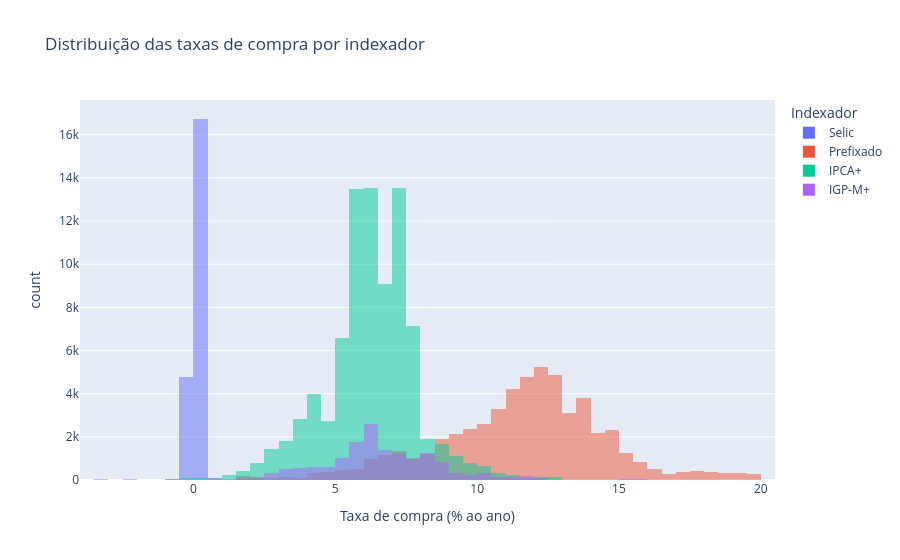

Notebook cell for this chart:
### Markdown cell above
## 9. Gráfico 1 — Histograma das taxas
O **histograma** mostra **com que frequência** cada faixa de taxa apareceu. Cada cor é um indexador.
Passe o mouse sobre as barras e clique nos nomes da legenda para esconder/mostrar grupos.

### Code cell
fig = px.histogram(
    df_venda,
    x="Taxa Compra Manha",
    color="Indexador",
    barmode="overlay",
    nbins=80,
    title="Distribuição das taxas de compra por indexador",
    labels={"Taxa Compra Manha": "Taxa de compra (% ao ano)"},
)
fig.show()

### Figure 1 — Plotly figure (JSON) as saved in the notebook; plotly's stock layout.template omitted (floating-point values rounded to 4 significant figures; data arrays with more than 128 entries replaced by an {"elided": "..."} marker saying what was removed)
{"data": [{"bingroup": "x", "hovertemplate": "Indexador=Selic<br>Taxa de compra (% ao ano)=%{x}<br>count=%{y}<extra></extra>", "legendgroup": "Selic", "marker": {"color": "#636efa", "opacity": 0.5, "pattern": {"shape": ""}}, "name": "Selic", "nbinsx": 80, "orientation": "v", "showlegend": true, "type": "histogram", "x": {"elided": "21509 float values"}, "xaxis": "x", "yaxis": "y"}, {"bingroup": "x", "hovertemplate": "Indexador=Prefixado<br>Taxa de compra (% ao ano)=%{x}<br>count=%{y}<extra></extra>", "legendgroup": "Prefixado", "marker": {"color": "#EF553B", "opacity": 0.5, "pattern": {"shape": ""}}, "name": "Prefixado", "nbinsx": 80, "orientation": "v", "showlegend": true, "type": "histogram", "x": {"elided": "55671 float values"}, "xaxis": "x", "yaxis": "y"}, {"bingroup": "x", "hovertemplate": "Indexador=IPCA+<br>Taxa de compra (% ao ano)=%{x}<br>count=%{y}<extra></extra>", "legendgroup": "IPCA+", "marker": {"color": "#00cc96", "opacity": 0.5, "pattern": {"shape": ""}}, "name": "IPCA+", "nbinsx": 80, "orientation": "v", "showlegend": true, "type": "histogram", "x": {"elided": "85022 float values"}, "xaxis": "x", "yaxis": "y"}, {"bingroup": "x", "hovertemplate": "Indexador=IGP-M+<br>Taxa de compra (% ao ano)=%{x}<br>count=%{y}<extra></extra>", "legendgroup": "IGP-M+", "marker": {"color": "#ab63fa", "opacity": 0.5, "pattern": {"shape": ""}}, "name": "IGP-M+", "nbinsx": 80, "orientation": "v", "showlegend": true, "type": "histogram", "x": {"elided": "15821 float values"}, "xaxis": "x", "yaxis": "y"}], "layout": {"barmode": "overlay", "legend": {"title": {"text": "Indexador"}, "tracegroupgap": 0}, "title": {"text": "Distribuição das taxas de compra por indexador"}, "xaxis": {"anchor": "y", "domain": [0, 1], "title": {"text": "Taxa de compra (% ao ano)"}}, "yaxis": {"anchor": "x", "domain": [0, 1], "title": {"text": "count"}}}}
